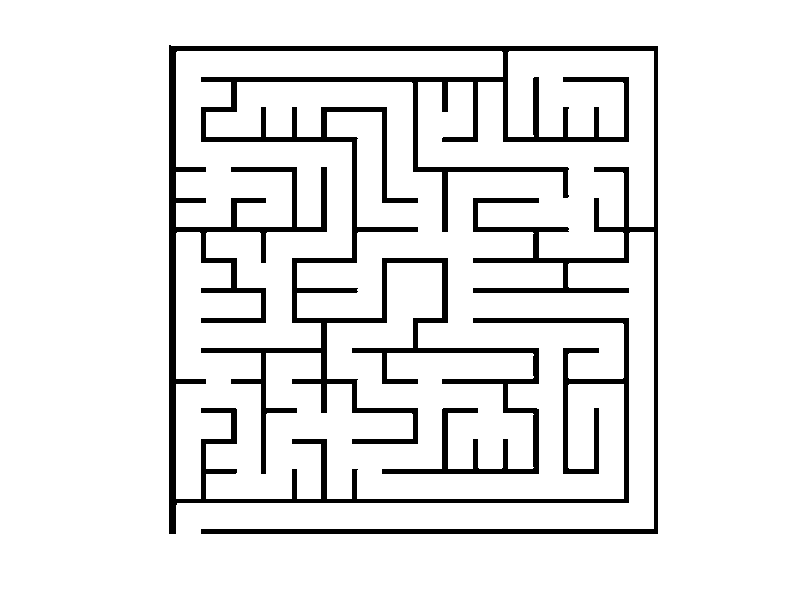

Reproduce this figure in MATLAB. (Note: this script raises an error after producing the figure.)
load maze_map.mat
imshow(maze_map)
%test
% P(1, 1) <==> (20, 20)
% P(400, 1)<==> (-20, 20)
% P(400, 400)<==> (-20, -20)
% P(1, 400)<==> (20, -20)

get_pos_from_map_index(1, 1)
get_pos_from_map_index(400, 1)

get_index_from_pos(15.8, -12.0)
